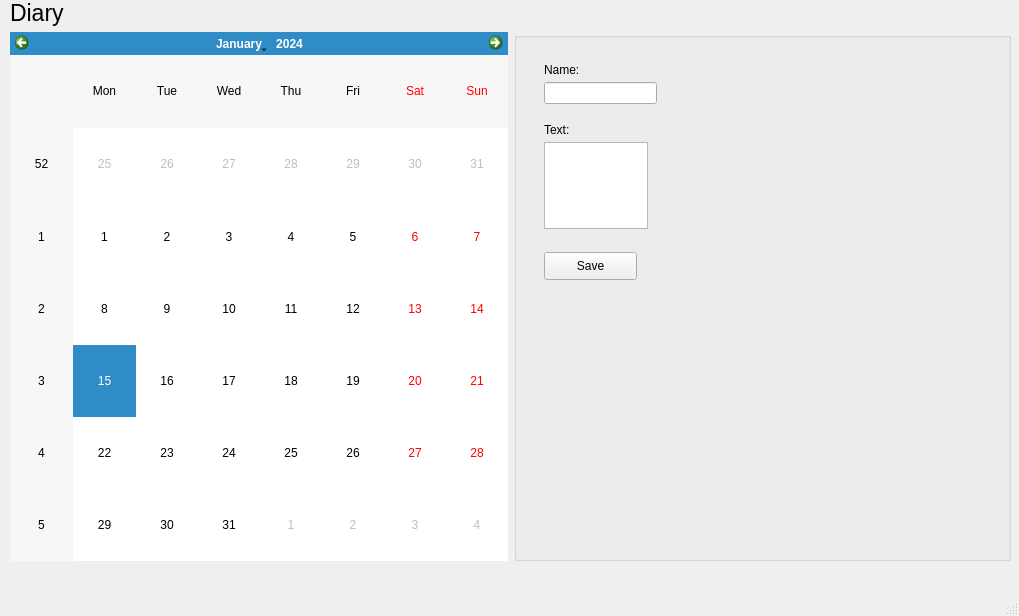
<?xml version="1.0" encoding="UTF-8"?>
<ui version="4.0">
 <class>MainWindow</class>
 <widget class="QMainWindow" name="MainWindow">
  <property name="geometry">
   <rect>
    <x>0</x>
    <y>0</y>
    <width>1019</width>
    <height>616</height>
   </rect>
  </property>
  <property name="windowTitle">
   <string>MainWindow</string>
  </property>
  <widget class="QWidget" name="centralwidget">
   <widget class="QWidget" name="verticalLayoutWidget">
    <property name="geometry">
     <rect>
      <x>10</x>
      <y>0</y>
      <width>1001</width>
      <height>561</height>
     </rect>
    </property>
    <layout class="QVBoxLayout" name="verticalLayout">
     <property name="sizeConstraint">
      <enum>QLayout::SetDefaultConstraint</enum>
     </property>
     <item>
      <widget class="QLabel" name="label">
       <property name="sizePolicy">
        <sizepolicy hsizetype="Expanding" vsizetype="Fixed">
         <horstretch>0</horstretch>
         <verstretch>0</verstretch>
        </sizepolicy>
       </property>
       <property name="font">
        <font>
         <pointsize>17</pointsize>
        </font>
       </property>
       <property name="text">
        <string>Diary</string>
       </property>
      </widget>
     </item>
     <item>
      <layout class="QHBoxLayout" name="horizontalLayout_3">
       <item>
        <widget class="QCalendarWidget" name="calendarWidget">
         <property name="sizePolicy">
          <sizepolicy hsizetype="Maximum" vsizetype="Expanding">
           <horstretch>0</horstretch>
           <verstretch>0</verstretch>
          </sizepolicy>
         </property>
         <property name="maximumSize">
          <size>
           <width>800</width>
           <height>16777215</height>
          </size>
         </property>
        </widget>
       </item>
       <item>
        <widget class="QGroupBox" name="groupBox">
         <property name="sizePolicy">
          <sizepolicy hsizetype="Preferred" vsizetype="Expanding">
           <horstretch>0</horstretch>
           <verstretch>0</verstretch>
          </sizepolicy>
         </property>
         <property name="title">
          <string/>
         </property>
         <widget class="QLineEdit" name="NoteNameLineEdit">
          <property name="geometry">
           <rect>
            <x>30</x>
            <y>50</y>
            <width>113</width>
            <height>22</height>
           </rect>
          </property>
         </widget>
         <widget class="QPushButton" name="SaveButton">
          <property name="geometry">
           <rect>
            <x>30</x>
            <y>220</y>
            <width>93</width>
            <height>28</height>
           </rect>
          </property>
          <property name="text">
           <string>Save</string>
          </property>
         </widget>
         <widget class="QTextEdit" name="tNoteTxtEdit">
          <property name="geometry">
           <rect>
            <x>30</x>
            <y>110</y>
            <width>104</width>
            <height>87</height>
           </rect>
          </property>
         </widget>
         <widget class="QLabel" name="label_2">
          <property name="geometry">
           <rect>
            <x>30</x>
            <y>30</y>
            <width>55</width>
            <height>16</height>
           </rect>
          </property>
          <property name="text">
           <string>Name:</string>
          </property>
         </widget>
         <widget class="QLabel" name="label_3">
          <property name="geometry">
           <rect>
            <x>30</x>
            <y>90</y>
            <width>55</width>
            <height>16</height>
           </rect>
          </property>
          <property name="text">
           <string>Text:</string>
          </property>
         </widget>
        </widget>
       </item>
      </layout>
     </item>
    </layout>
   </widget>
  </widget>
  <widget class="QMenuBar" name="menubar">
   <property name="geometry">
    <rect>
     <x>0</x>
     <y>0</y>
     <width>1019</width>
     <height>26</height>
    </rect>
   </property>
  </widget>
  <widget class="QStatusBar" name="statusbar"/>
 </widget>
 <resources/>
 <connections/>
</ui>
